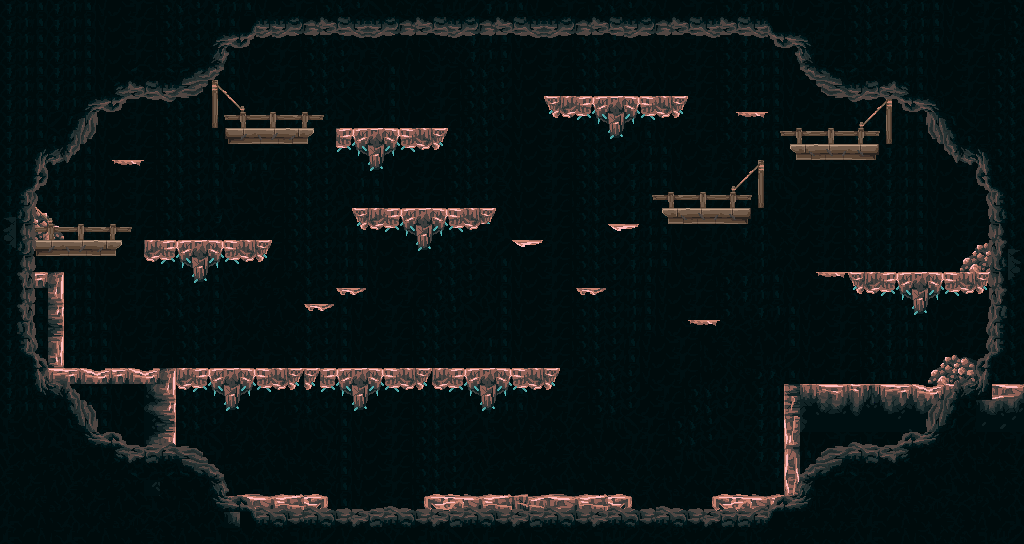

This is a level from a 2D game, rendered from its Tiled map with the project's own tilesets. A one-line summary and the map file follow, with tile-layer data summarised:
An orthogonal 64x34 tile map with 16x16 px tiles, 5 tile layers (Tile Layer 1, Tile Layer 3, Tile Layer 5, Tile Layer 4, ...).

<map version="1.10" tiledversion="1.11.0" orientation="orthogonal" renderorder="right-down" width="64" height="34" tilewidth="16" tileheight="16" infinite="0" nextlayerid="6" nextobjectid="1">
 <tileset firstgid="1" source="main_lev_build.tsx" />
 <layer id="1" name="Tile Layer 1" width="64" height="34">
  <data>[2176 cells, 2175 non-empty, 90 distinct tile ids]</data>
 </layer>
 <layer id="3" name="Tile Layer 3" width="64" height="34">
  <data>[2176 cells, 84 non-empty, 33 distinct tile ids]</data>
 </layer>
 <layer id="5" name="Tile Layer 5" width="64" height="34">
  <data>[2176 cells, 44 non-empty, 32 distinct tile ids]</data>
 </layer>
 <layer id="4" name="Tile Layer 4" width="64" height="34">
  <data>[2176 cells, 540 non-empty, 199 distinct tile ids]</data>
 </layer>
 <layer id="2" name="Tile Layer 2" width="64" height="34">
  <data>[2176 cells, 1118 non-empty, 924 distinct tile ids]</data>
 </layer>
</map>
